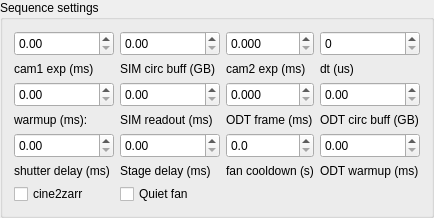
        <widget class="QGroupBox" name="groupBox">
         <property name="minimumSize">
          <size>
           <width>0</width>
           <height>185</height>
          </size>
         </property>
         <property name="title">
          <string>Sequence settings</string>
         </property>
         <layout class="QGridLayout" name="gridLayout_5">
          <item row="11" column="3">
           <widget class="QDoubleSpinBox" name="fan_wait_doubleSpinBox">
            <property name="minimumSize">
             <size>
              <width>0</width>
              <height>25</height>
             </size>
            </property>
            <property name="decimals">
             <number>1</number>
            </property>
            <property name="maximum">
             <double>1000.000000000000000</double>
            </property>
           </widget>
          </item>
          <item row="11" column="4">
           <widget class="QDoubleSpinBox" name="odt_warmup_doubleSpinBox">
            <property name="minimumSize">
             <size>
              <width>0</width>
              <height>25</height>
             </size>
            </property>
            <property name="maximum">
             <double>10000.000000000000000</double>
            </property>
           </widget>
          </item>
          <item row="3" column="4">
           <widget class="QLabel" name="label_20">
            <property name="text">
             <string>dt (us)</string>
            </property>
           </widget>
          </item>
          <item row="7" column="0">
           <widget class="QDoubleSpinBox" name="sim_warmup_doubleSpinBox">
            <property name="minimumSize">
             <size>
              <width>0</width>
              <height>25</height>
             </size>
            </property>
            <property name="maximum">
             <double>10000.000000000000000</double>
            </property>
           </widget>
          </item>
          <item row="7" column="4">
           <widget class="QDoubleSpinBox" name="odt_circbuff_SpinBox">
            <property name="minimumSize">
             <size>
              <width>0</width>
              <height>25</height>
             </size>
            </property>
            <property name="maximum">
             <double>100.000000000000000</double>
            </property>
           </widget>
          </item>
          <item row="3" column="0">
           <widget class="QLabel" name="label_12">
            <property name="sizePolicy">
             <sizepolicy hsizetype="Fixed" vsizetype="Fixed">
              <horstretch>0</horstretch>
              <verstretch>0</verstretch>
             </sizepolicy>
            </property>
            <property name="minimumSize">
             <size>
              <width>0</width>
              <height>0</height>
             </size>
            </property>
            <property name="maximumSize">
             <size>
              <width>80</width>
              <height>16777215</height>
             </size>
            </property>
            <property name="text">
             <string>cam1 exp (ms):</string>
            </property>
           </widget>
          </item>
          <item row="7" column="1">
           <widget class="QDoubleSpinBox" name="sim_readout_doubleSpinBox">
            <property name="minimumSize">
             <size>
              <width>0</width>
              <height>25</height>
             </size>
            </property>
            <property name="decimals">
             <number>2</number>
            </property>
            <property name="maximum">
             <double>10000000000000.000000000000000</double>
            </property>
           </widget>
          </item>
          <item row="13" column="0">
           <widget class="QCheckBox" name="cine2zarr_checkBox">
            <property name="text">
             <string>cine2zarr</string>
            </property>
           </widget>
          </item>
          <item row="12" column="3">
           <widget class="QLabel" name="label_14">
            <property name="text">
             <string>fan cooldown (s)</string>
            </property>
           </widget>
          </item>
          <item row="0" column="3">
           <widget class="QDoubleSpinBox" name="odt_exposure_SpinBox">
            <property name="minimumSize">
             <size>
              <width>0</width>
              <height>25</height>
             </size>
            </property>
            <property name="decimals">
             <number>3</number>
            </property>
            <property name="maximum">
             <double>10000.000000000000000</double>
            </property>
            <property name="singleStep">
             <double>0.100000000000000</double>
            </property>
            <property name="value">
             <double>0.000000000000000</double>
            </property>
           </widget>
          </item>
          <item row="9" column="4">
           <widget class="QLabel" name="label_19">
            <property name="minimumSize">
             <size>
              <width>100</width>
              <height>0</height>
             </size>
            </property>
            <property name="text">
             <string>ODT circ buff (GB)</string>
            </property>
           </widget>
          </item>
          <item row="3" column="1">
           <widget class="QLabel" name="label_24">
            <property name="minimumSize">
             <size>
              <width>100</width>
              <height>0</height>
             </size>
            </property>
            <property name="text">
             <string>SIM circ buff (GB)</string>
            </property>
           </widget>
          </item>
          <item row="0" column="0">
           <widget class="QDoubleSpinBox" name="sim_exposure_SpinBox">
            <property name="minimumSize">
             <size>
              <width>0</width>
              <height>25</height>
             </size>
            </property>
            <property name="maximum">
             <double>10000.000000000000000</double>
            </property>
            <property name="singleStep">
             <double>0.100000000000000</double>
            </property>
            <property name="value">
             <double>0.000000000000000</double>
            </property>
           </widget>
          </item>
          <item row="9" column="3">
           <widget class="QLabel" name="label_18">
            <property name="minimumSize">
             <size>
              <width>0</width>
              <height>0</height>
             </size>
            </property>
            <property name="text">
             <string>ODT frame (ms)</string>
            </property>
           </widget>
          </item>
          <item row="0" column="4">
           <widget class="QDoubleSpinBox" name="daq_dt_doubleSpinBox">
            <property name="minimumSize">
             <size>
              <width>0</width>
              <height>25</height>
             </size>
            </property>
            <property name="decimals">
             <number>0</number>
            </property>
            <property name="maximum">
             <double>100000.000000000000000</double>
            </property>
           </widget>
          </item>
          <item row="7" column="3">
           <widget class="QDoubleSpinBox" name="odt_frametime_SpinBox">
            <property name="minimumSize">
             <size>
              <width>0</width>
              <height>25</height>
             </size>
            </property>
            <property name="decimals">
             <number>3</number>
            </property>
            <property name="maximum">
             <double>10000.000000000000000</double>
            </property>
           </widget>
          </item>
          <item row="9" column="0">
           <widget class="QLabel" name="label_21">
            <property name="sizePolicy">
             <sizepolicy hsizetype="Fixed" vsizetype="Fixed">
              <horstretch>0</horstretch>
              <verstretch>0</verstretch>
             </sizepolicy>
            </property>
            <property name="minimumSize">
             <size>
              <width>100</width>
              <height>0</height>
             </size>
            </property>
            <property name="maximumSize">
             <size>
              <width>80</width>
              <height>16777215</height>
             </size>
            </property>
            <property name="text">
             <string>warmup (ms):</string>
            </property>
           </widget>
          </item>
          <item row="3" column="3">
           <widget class="QLabel" name="label_13">
            <property name="sizePolicy">
             <sizepolicy hsizetype="Fixed" vsizetype="Fixed">
              <horstretch>0</horstretch>
              <verstretch>0</verstretch>
             </sizepolicy>
            </property>
            <property name="minimumSize">
             <size>
              <width>0</width>
              <height>0</height>
             </size>
            </property>
            <property name="maximumSize">
             <size>
              <width>80</width>
              <height>16777215</height>
             </size>
            </property>
            <property name="text">
             <string>cam2 exp (ms):</string>
            </property>
           </widget>
          </item>
          <item row="12" column="4">
           <widget class="QLabel" name="label_22">
            <property name="sizePolicy">
             <sizepolicy hsizetype="Fixed" vsizetype="Fixed">
              <horstretch>0</horstretch>
              <verstretch>0</verstretch>
             </sizepolicy>
            </property>
            <property name="minimumSize">
             <size>
              <width>100</width>
              <height>0</height>
             </size>
            </property>
            <property name="maximumSize">
             <size>
              <width>80</width>
              <height>16777215</height>
             </size>
            </property>
            <property name="text">
             <string>ODT warmup (ms)</string>
            </property>
           </widget>
          </item>
          <item row="11" column="0">
           <widget class="QDoubleSpinBox" name="shutter_delay_doubleSpinBox">
            <property name="minimumSize">
             <size>
              <width>0</width>
              <height>25</height>
             </size>
            </property>
            <property name="maximum">
             <double>10000.000000000000000</double>
            </property>
           </widget>
          </item>
          <item row="0" column="1">
           <widget class="QDoubleSpinBox" name="sim_circbuf_doubleSpinBox">
            <property name="minimumSize">
             <size>
              <width>0</width>
              <height>25</height>
             </size>
            </property>
           </widget>
          </item>
          <item row="9" column="1">
           <widget class="QLabel" name="label_25">
            <property name="text">
             <string>SIM readout (ms)</string>
            </property>
           </widget>
          </item>
          <item row="12" column="0">
           <widget class="QLabel" name="label_23">
            <property name="sizePolicy">
             <sizepolicy hsizetype="Fixed" vsizetype="Fixed">
              <horstretch>0</horstretch>
              <verstretch>0</verstretch>
             </sizepolicy>
            </property>
            <property name="minimumSize">
             <size>
              <width>100</width>
              <height>0</height>
             </size>
            </property>
            <property name="maximumSize">
             <size>
              <width>80</width>
              <height>16777215</height>
             </size>
            </property>
            <property name="text">
             <string>shutter delay (ms)</string>
            </property>
           </widget>
          </item>
          <item row="13" column="1">
           <widget class="QCheckBox" name="fan_checkBox">
            <property name="text">
             <string>Quiet fan</string>
            </property>
           </widget>
          </item>
          <item row="11" column="1">
           <widget class="QDoubleSpinBox" name="stage_delay_doubleSpinBox">
            <property name="minimumSize">
             <size>
              <width>0</width>
              <height>25</height>
             </size>
            </property>
            <property name="maximum">
             <double>10000.000000000000000</double>
            </property>
           </widget>
          </item>
          <item row="12" column="1">
           <widget class="QLabel" name="label_15">
            <property name="text">
             <string>Stage delay (ms)</string>
            </property>
           </widget>
          </item>
         </layout>
        </widget>
